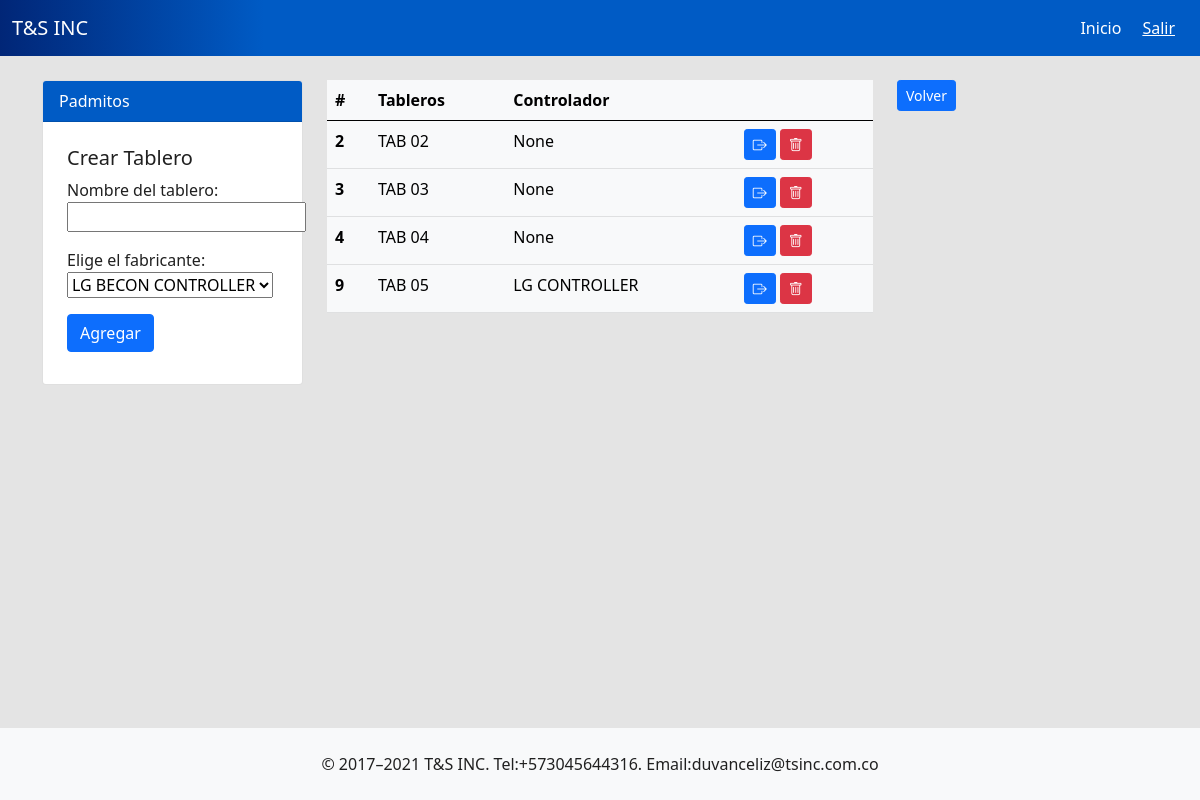
/project/tabs/3/ (signed in), run on an earlier commit of the app's database.
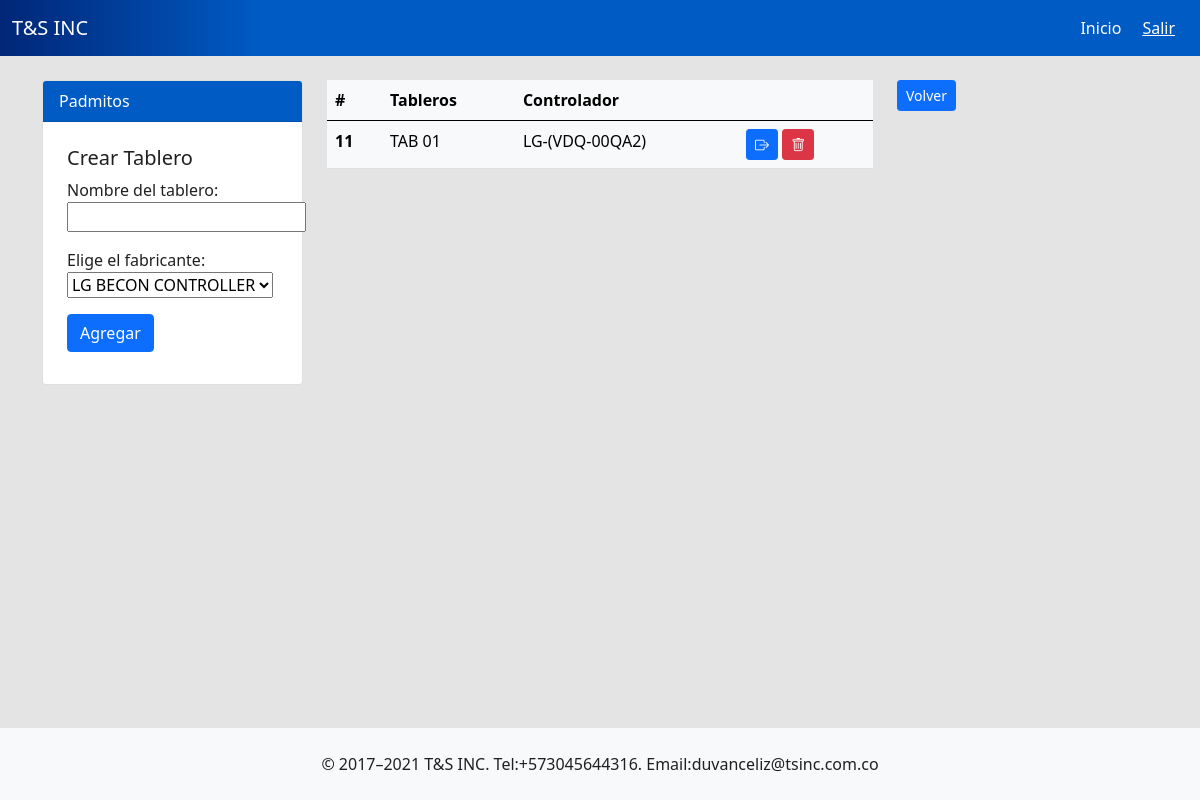
And on a later commit of the database.
### tsinc/models.py (models this page shows, shortened)
class Project(models.Model):
    name = models.CharField(max_length=200, default=None)
    company_name = models.CharField(max_length=200, default=None)
    asesor = models.CharField(max_length=200, default=None)
    controller = models.CharField(max_length=100, null=True, blank=True)
    verified = models.BooleanField(default=False)
    progress = models.IntegerField(default=0)
    date = models.DateField(default=datetime.date.today)
    usersesion = models.ForeignKey(User, on_delete=models.CASCADE, default=None)

class Tabs(models.Model):
    tab_name = models.CharField(max_length=200, default=None)
    controller = models.CharField(max_length=100, null=True)
    project = models.ForeignKey(Project,on_delete=models.CASCADE, related_name='tabs', null=True, blank=True)

### tsinc/views.py (the view)
# urls.py: path('project/tabs/<int:id>/', views.tabs, name='tabs'),
@login_required
def tabs(request, id):
    if request.method == 'GET':
        project = Project.objects.get(id=id)
        tabs = project.tabs.all()
        return render(request,'tabs.html',{'tabs': tabs, 'form': CreateTab(), 'project':project})
    else:
        print(request.POST)
        project = Project.objects.get(id=id)
        Tabs.objects.create(tab_name = request.POST['tab_name'], controller= request.POST['controller'], project= project)
        return redirect("/project/tabs/{}/".format(id))

### tsinc/forms.py
class CreateTab(forms.Form):
    tab_name = forms.CharField(label="Nombre del tablero", max_length=200)
    OPCIONS_CHOICES_CONTROLLER = [
        ('LG BECON CONTROLLER', 'LG BECON CONTROLLER'),
        ('JCI FACILITY EXPLORER', 'JCI FACILITY EXPLORER'),
        ('JCI METASYS', 'JCI METASYS'),
    ]
    controller = forms.ChoiceField(label="Elige el fabricante", choices=OPCIONS_CHOICES_CONTROLLER)

### tsinc/templates/tabs.html
{% extends 'layout.html' %} {% block body %}
<div class="container">
    <div class="row">
        <div class="col-3">
          <div class="card">
            <div class="card-header text-white" style="background: #005bc5;">
              <span class="fs-6 fw_light">
                  {{project.name}}
              </span>
            </div>
            <div class="card-body p-4">
              <h5>Crear Tablero</h5>
              {% include 'components/form.html' %}
            </div>
          </div>
        </div>
      <div class="col-6">
        <table class="table table-hover table-light">
          <thead>
            <tr>
              <th scope="col">#</th>
              <th scope="col">Tableros</th>
              <th scope="col">Controlador</th>
              <th scope="col"></th>
            </tr>
          </thead>
          <tbody>
            <tr>
              {% for tab in tabs %}
                <th scope="row">{{tab.id}}</th>
              <td>{{tab.tab_name}}</td>
              <td>{{tab.controller}}</td>
              <td>
                <a class="btn btn-primary btn-sm" href="{% url 'create_page' tab.id %}"> <i class="bi bi-box-arrow-right"></i></a>
                <a class="btn btn-danger btn-sm" href="{% url 'delete_tab' tab.id %}" onclick="return verificar()"> <i class="bi bi-trash"></i> </a>
              </td>
            </tr>
            {%endfor%}
          </tbody>
        </table>
      </div>
      <div class="col-3">
        <a href="{% url 'home'  %}" class=" btn btn-primary btn-sm">Volver</a>
      </div>
    </div>
  </div>
{% endblock %}

### tsinc/templates/layout.html (shortened to what this page needs)
{% load static %}
<!DOCTYPE html>
<html lang="en">
  <head>
    <link
      href="https://cdn.jsdelivr.net/npm/bootstrap@5.0.2/dist/css/bootstrap.min.css"
      rel="stylesheet"
    />
    <link rel="stylesheet" href="https://cdn.jsdelivr.net/npm/bootstrap-icons@1.11.3/font/bootstrap-icons.min.css">
    <link rel="stylesheet" href="{% static 'css/styles.css' %}">
  </head>
      <nav class="navbar navbar-expand-lg navbar navbar-dark fs-6" style="background: linear-gradient(90deg, rgba(1,38,119,1) 0%, rgba(0,91,197,1) 22%, rgba(0,91,197,1) 100%);">
        <div class="container-fluid">
          <a class="navbar-brand" href="#" >T&S INC</a>
          <div class="collapse navbar-collapse justify-content-end" id="navbarNavAltMarkup">
            <div class="navbar-nav">
              <a class="nav-link active" aria-current="page" href="{% url 'home' %}">Inicio</a>
              <form method="post" action="{% url 'logout' %}" class="d-flex align-items-center">
                <button type="submit" class="btn btn-link text-white">Salir</button>
              </form>
            </div>
          </div>
        </div>
      </nav>
     <div class="container content">
        <div class="row">
          {% block body %} {% endblock %}
        </div>
     </div>
    <footer class="bg-light mt-4 d-flex justify-content-center">
       <div class="p-4">© 2017–2021 T&S INC. Tel:+573045644316. Email:duvanceliz@tsinc.com.co
      </div>
  </footer>
  </body>
</html>

### tsinc/templates/components/form.html (shortened to what this page needs)
<form action="" method="POST">
    {{form.as_p}}
    <button class="btn btn-primary mb-2">Agregar</button>
</form>

### tsinc/static/css/styles.css (style rules this page uses)
html, body { height: 100%; margin: 0; }
.content { flex: 1; }

What changed in the data, as far as the page shows it:
removed Tabs: id "2", tab_name "TAB 02", controller "None"
removed Tabs: id "3", tab_name "TAB 03", controller "None"
removed Tabs: id "4", tab_name "TAB 04", controller "None"
removed Tabs: id "9", tab_name "TAB 05", controller "LG CONTROLLER"
added Tabs: id "11", tab_name "TAB 01", controller "LG-(VDQ-00QA2)"
